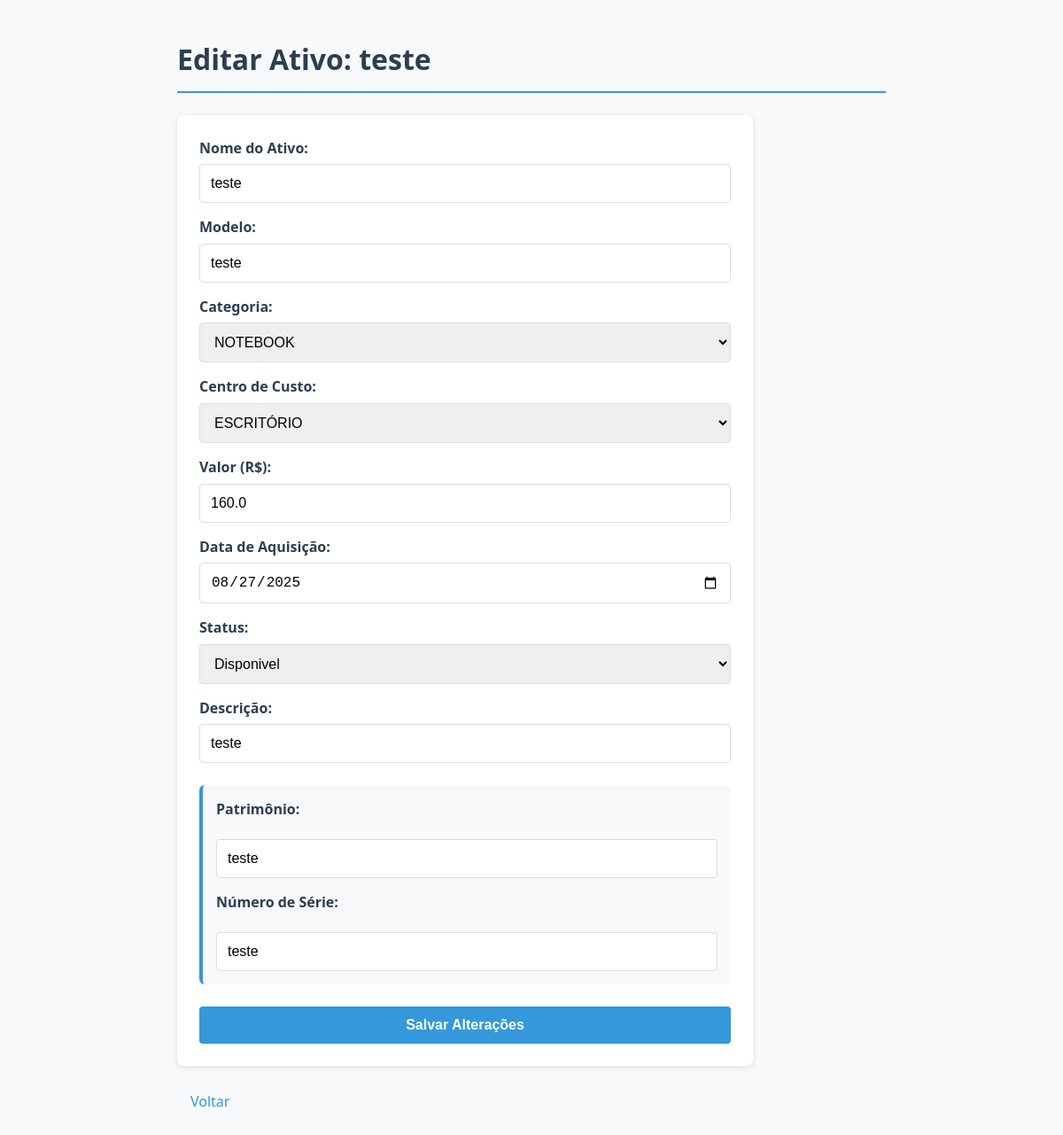
The app's page /ativo/1/editar (signed in), older data.
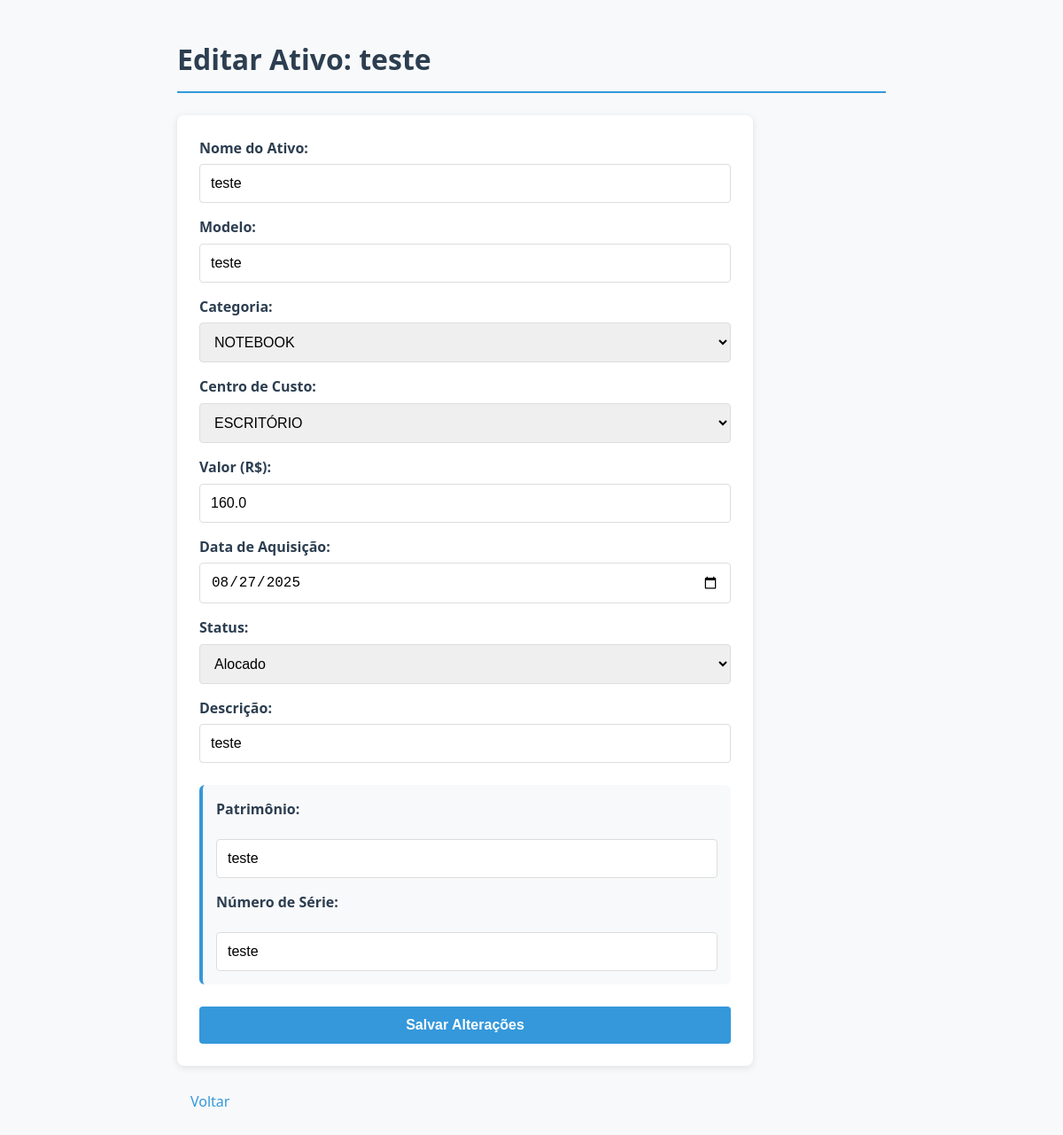
The same page, newer data.
### tables this page shows
CREATE TABLE ativos (
                 id INTEGER PRIMARY KEY, nome TEXT NOT NULL, descricao TEXT, categoria_id INTEGER, 
                 centro_custo_id INTEGER, modelo TEXT, valor REAL, numero_serie TEXT, 
                 data_aquisicao DATE, status TEXT DEFAULT 'Disponivel', patrimonio TEXT, 
                 numero_chip TEXT, imei1 TEXT, imei2 TEXT,
                 FOREIGN KEY (categoria_id) REFERENCES categorias(id),
                 FOREIGN KEY (centro_custo_id) REFERENCES centros_custo(id));

CREATE TABLE categorias (id INTEGER PRIMARY KEY, nome TEXT NOT NULL UNIQUE);

CREATE TABLE centros_custo (id INTEGER PRIMARY KEY, nome TEXT NOT NULL UNIQUE);

### gestor_ativos_ti.py (the view)
@app.route('/ativo/<int:id>/editar', methods=['GET', 'POST'])
@login_required
def editar_ativo(id):
    if request.method == 'POST':
        dados = request.form.to_dict()
        set_clause = ', '.join([f"{key} = ?" for key in dados.keys()])
        db_query(f"UPDATE ativos SET {set_clause} WHERE id = ?", list(dados.values()) + [id], commit=True)
        return redirect(url_for('index'))
    return render_template('editar_ativo.html',
                           ativo=db_query("SELECT * FROM ativos WHERE id = ?", (id,), fetchone=True),
                           categorias=db_query("SELECT * FROM categorias ORDER BY nome"),
                           centros_custo=db_query("SELECT * FROM centros_custo ORDER BY nome"))

### gestor_ativos_ti.py (called while the page is built)
@login_manager.user_loader
def load_user(user_id):
    conn = sqlite3.connect('ativos_ti.db')
    c = conn.cursor()
    c.execute("SELECT id, nome FROM usuarios WHERE id = ?", (user_id,))
    user_data = c.fetchone()
    conn.close()
    if user_data:
        return User(id=user_data[0], nome=user_data[1])
    return None

def db_query(query, params=(), fetchone=False, commit=False):
    conn = sqlite3.connect('ativos_ti.db')
    conn.row_factory = sqlite3.Row
    c = conn.cursor()
    c.execute(query, params)
    result = c.fetchone() if fetchone else c.fetchall()
    if commit:
        conn.commit()
    conn.close()
    return result

### templates/editar_ativo.html (shortened to what this page needs)
<!DOCTYPE html>
<html>
<head>
</head>
<body>
    <h1>Editar Ativo: {{ ativo.nome }}</h1>
    <form method="post">
        <div class="form-group">
            <label for="nome">Nome do Ativo:</label>
            <input type="text" name="nome" id="nome" value="{{ ativo.nome }}" required>
        </div>
        <div class="form-group">
            <label for="modelo">Modelo:</label>
            <input type="text" name="modelo" id="modelo" value="{{ ativo.modelo }}">
        </div>
        <div class="form-group">
            <label for="categoria_select">Categoria:</label>
            <select name="categoria_id" id="categoria_select" required>
                {% for cat in categorias %}<option value="{{ cat.id }}" data-nome="{{ cat.nome|lower }}" {% if cat.id == ativo.categoria_id %}selected{% endif %}>{{ cat.nome }}</option>{% endfor %}
            </select>
        </div>
        <div class="form-group">
            <label for="centro_custo_id">Centro de Custo:</label>
            <select name="centro_custo_id" id="centro_custo_id" required>
                {% for cc in centros_custo %}<option value="{{ cc.id }}" {% if cc.id == ativo.centro_custo_id %}selected{% endif %}>{{ cc.nome }}</option>{% endfor %}
            </select>
        </div>
        <div class="form-group">
            <label for="valor">Valor (R$):</label>
            <input type="number" name="valor" id="valor" step="0.01" value="{{ ativo.valor }}">
        </div>
        <div class="form-group">
            <label for="data_aquisicao">Data de Aquisição:</label>
            <input type="date" name="data_aquisicao" id="data_aquisicao" value="{{ ativo.data_aquisicao }}" required>
        </div>
        <div class="form-group">
            <label for="status">Status:</label>
            <select name="status" id="status">
                {% for s in ['Disponivel', 'Alocado', 'Em Manutenção', 'Descartado'] %}
                <option value="{{ s }}" {% if s == ativo.status %}selected{% endif %}>{{ s }}</option>
                {% endfor %}
            </select>
        </div>
        <div class="form-group">
            <label for="descricao">Descrição:</label>
            <input type="text" name="descricao" id="descricao" value="{{ ativo.descricao }}">
        </div>
        <div id="campos_notebook" class="campo-especifico">
            <label for="patrimonio_notebook">Patrimônio:</label>
            <input type="text" name="patrimonio" id="patrimonio_notebook" value="{{ ativo.patrimonio }}">
            <label for="numero_serie">Número de Série:</label>
            <input type="text" name="numero_serie" id="numero_serie" value="{{ ativo.numero_serie }}">
        </div>
        <input type="submit" value="Salvar Alterações">
    </form>
    <a href="{{ url_for('index') }}">Voltar</a>
</body>
</html>

Row changes from the older to the newer data that the page shows:
changed ativos "teste": status "Disponivel" → "Alocado"
